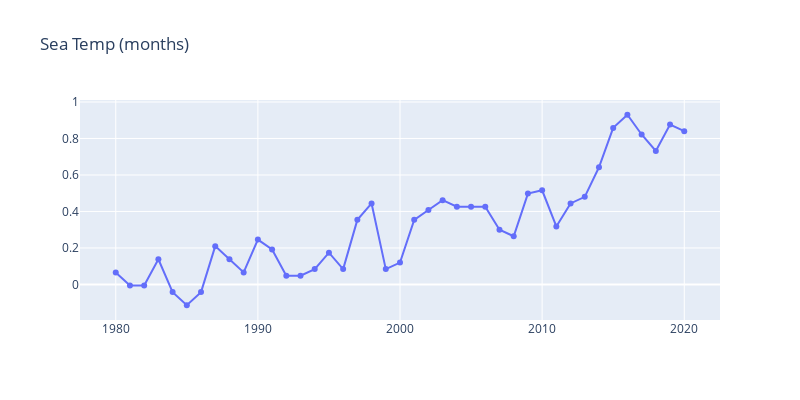

Notebook code cell kept with this figure:
### Markdown cell above
Ocean Temp Dataset

### Code cell
seatemp = pd.read_csv(r"C:\Users\thewa\OneDrive\Documents\VSCode Modsim\VSCode Modsim Project 2\sea-surface-temp_fig-1.csv")
seatemp = seatemp[seatemp["Year"] >= 1980][["Year", "Annual anomaly"]].reset_index(drop = True)


fig = make_subplots(rows = 1, cols = 1)

fig.add_trace(go.Scatter(x=seatemp["Year"], y=seatemp["Annual anomaly"],
                    mode='markers+lines'))

fig.update_layout(title = "Sea Temp (months)")

fig.update_layout(height=400, width=800)

fig.show()

seatemp

### Figure 1 — Plotly figure (JSON) as saved in the notebook; plotly's stock layout.template omitted (floating-point values rounded to 4 significant figures)
{"data": [{"mode": "markers+lines", "type": "scatter", "x": [1980, 1981, 1982, 1983, 1984, 1985, 1986, 1987, 1988, 1989, 1990, 1991, 1992, 1993, 1994, 1995, 1996, 1997, 1998, 1999, 2000, 2001, 2002, 2003, 2004, 2005, 2006, 2007, 2008, 2009, 2010, 2011, 2012, 2013, 2014, 2015, 2016, 2017, 2018, 2019, 2020], "y": [0.066, -0.006, -0.006, 0.138, -0.042, -0.114, -0.042, 0.21, 0.138, 0.066, 0.246, 0.192, 0.048, 0.048, 0.084, 0.174, 0.084, 0.354, 0.444, 0.084, 0.12, 0.354, 0.408, 0.462, 0.426, 0.426, 0.426, 0.3, 0.264, 0.498, 0.516, 0.318, 0.444, 0.48, 0.642, 0.858, 0.93, 0.822, 0.732, 0.876, 0.84]}], "layout": {"height": 400, "title": {"text": "Sea Temp (months)"}, "width": 800, "xaxis": {"anchor": "y", "domain": [0, 1]}, "yaxis": {"anchor": "x", "domain": [0, 1]}}}
